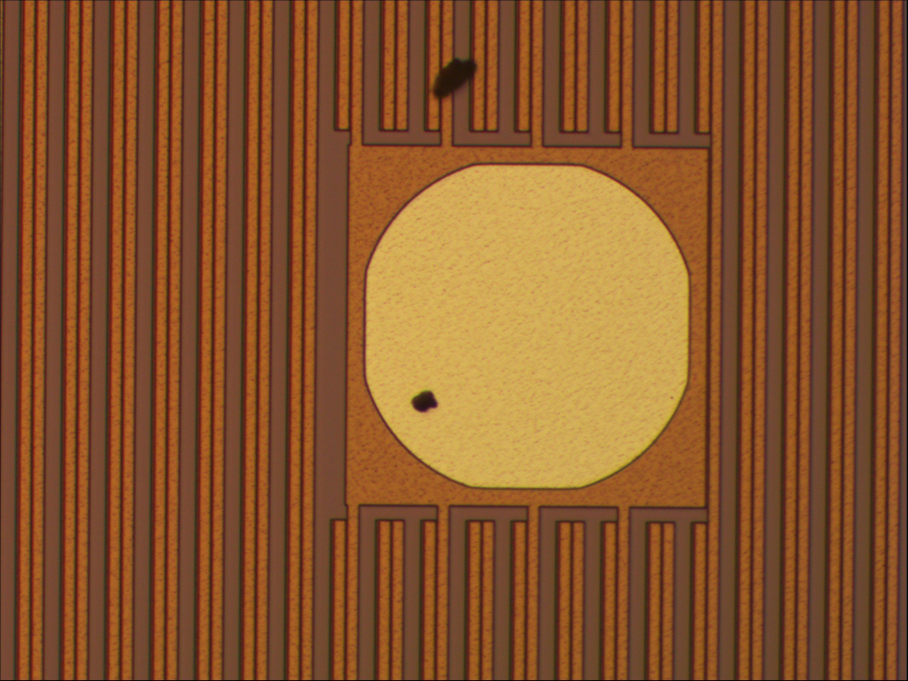
%> input picture chip01/row1/10x_11.jpg, 4536 x 3402 px (shown at 1/5 size)
$ octave arwcleannesstrain.m   (GNU Octave 9; MATLAB toolbox functions it lacks are replaced by stand-ins)
%> lines starting %> are read from the running program, lines starting %| are printed output that depends on the picture
close all
clear
clc

Iorig = imread('chip01/row1/10x_11.jpg');

I = rgb2gray(Iorig);
tmpl = rgb2gray(imread('template/tmpl.jpg'));
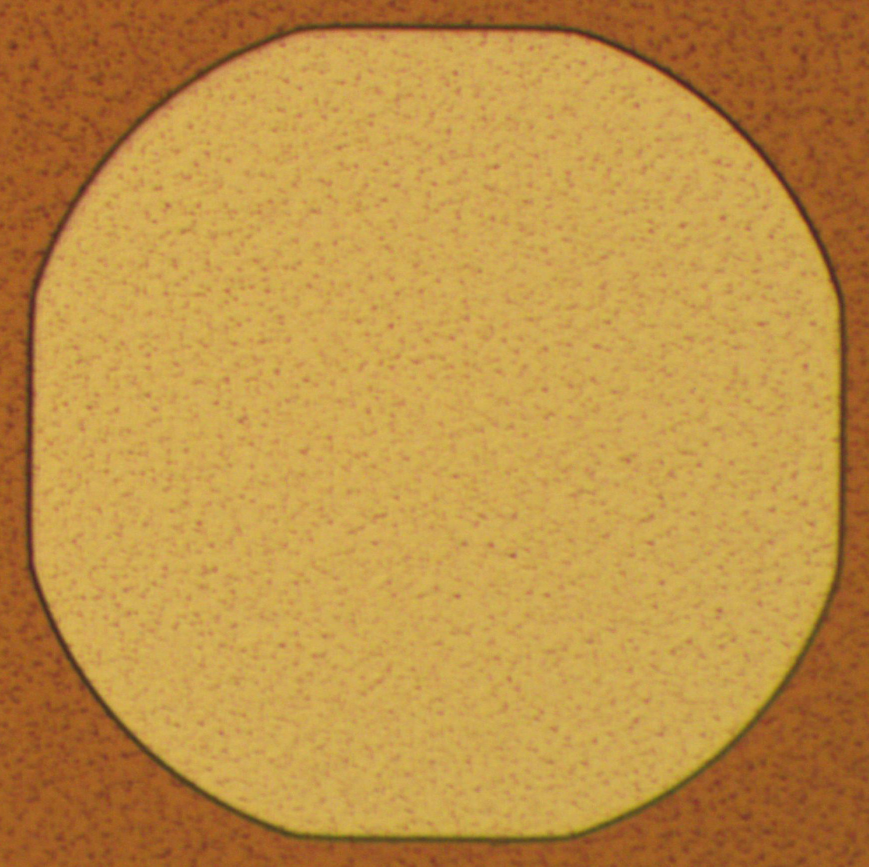
%> input picture template/tmpl.jpg, 1738 x 1733 px (shown at 1/2 size)
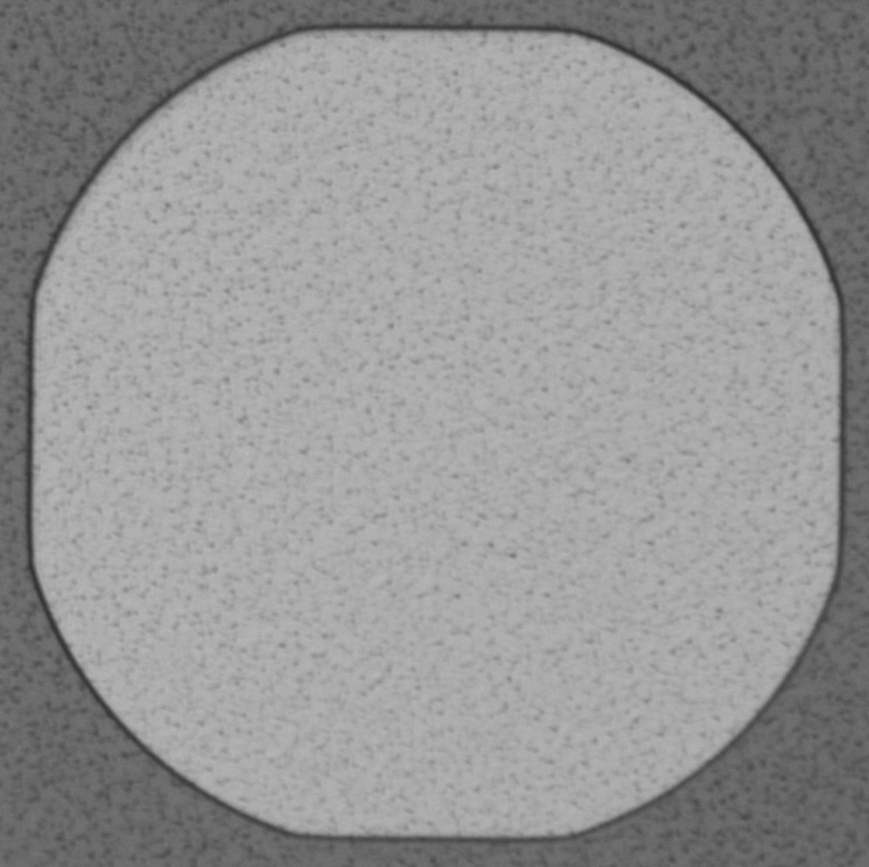
%> tmpl: size 1733x1738 uint8 (shown at 1/2 size); min 46, max 187, mean 149.9

% resize the image
scale = 0.2;
%> (the run ends here)
